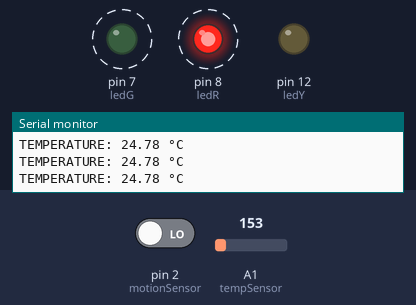
Bench run of a sketch on a simulated Arduino Uno, built with avr-gcc and run on an emulated ATmega328P. On the bench: output pins drawn as LEDs (lit = HIGH), the last lines printed to the serial monitor. Dashed ring = blinking. The test bench sets the inputs (shaded band); at power-on: pin 2 (motionSensor) LOW, A1 (tempSensor) = 153.

Above: at 1.4 s.
1.5 s: pin 2 (motionSensor) driven HIGH
At 1.65 s:
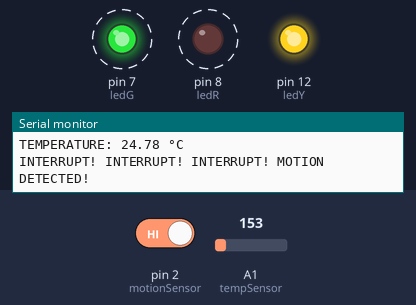
Timing chart, 0 to 10.7 s (numbered marks = the images above; inputs shaded):
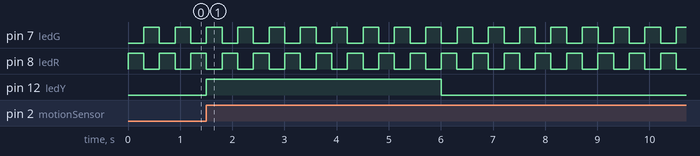

Measured:
- after the input at 1.5 s, pin 12 (ledY): LOW → HIGH at once, → LOW 4.5 s later
- by itself, pin 7 (ledG), pin 8 (ledR): alternates HIGH for 0.30 s and LOW for 0.30 s

The sketch:

TASK_1.3C.ino
```cpp
#define ledR 8
#define ledG 7
#define ledY 12
#define motionSensor 2
#define tempSensor A1

int interrCount = 0;

void setup()
{
  Serial.begin(9600);
  pinMode(ledR, OUTPUT);
  pinMode(ledG, OUTPUT);
  pinMode(ledY, OUTPUT);

  digitalWrite(ledR, 0);
  digitalWrite(ledG, 0);
  digitalWrite(ledY, 0);

  attachInterrupt(digitalPinToInterrupt(motionSensor), interruptMotion, RISING);
}

void loop()
{
  int tempValue = analogRead(tempSensor);

  float voltage = (tempValue / 1023.0) * 5000.0;  //THIS LINE CONVERTS THE RAW ANALOG VALUE COLLECTED FROM THE SENSOR TO THE VOLTAGE
  float temperature = (voltage - 500.0) / 10.0;  //THIS LINE CONVERTS THE VOLTAGE INTO TEMPERATURE VALUE IN DEGREE CELSIUS
  Serial.print("TEMPERATURE: ");
  Serial.print(temperature);
  Serial.println(" °C");

  interrCount++;

  digitalWrite(ledR, 1);
  digitalWrite(ledG, 0);
  delay(300);
  digitalWrite(ledR, 0);
  digitalWrite(ledG, 1);
  delay(300);

  if (interrCount == 10)
  {
    interrCount = 0;
    digitalWrite(ledY, 0);
    Serial.println("NORMAL FUNCTIONALITY");
  }
}

void interruptMotion()
{
  digitalWrite(ledY, 1);
  Serial.println("INTERRUPT! INTERRUPT! INTERRUPT! MOTION DETECTED!");
}
```
